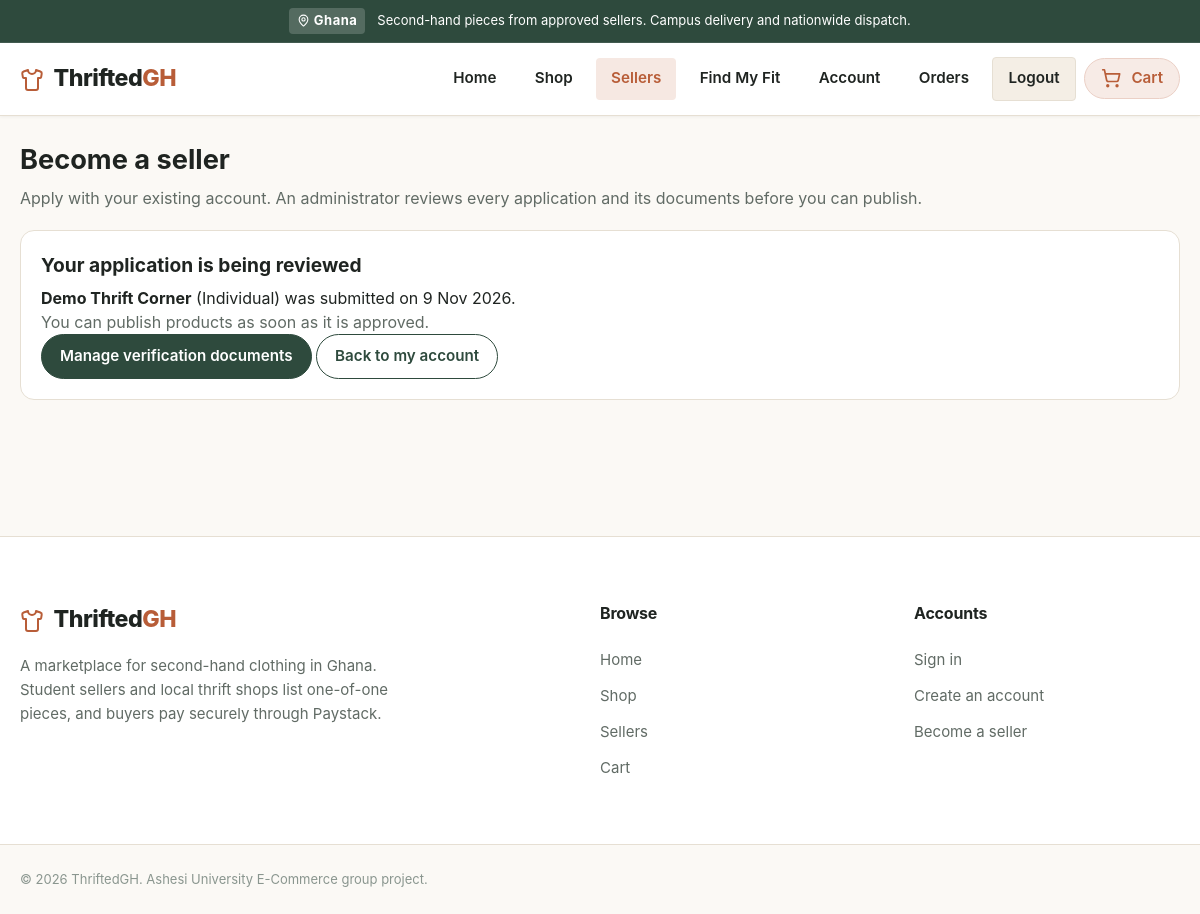
Screenshot of /views/seller/apply.php (signed in) with the database file from the repository.
### tables this page shows
CREATE TABLE seller_applications (
    application_id INT AUTO_INCREMENT PRIMARY KEY,
    user_id INT NOT NULL,
    seller_type ENUM('individual','business') NOT NULL,
    shop_name VARCHAR(120) NOT NULL,
    location VARCHAR(150),
    business_details TEXT,
    status ENUM('pending','approved','rejected')
        NOT NULL DEFAULT 'pending',
    reviewed_by INT NULL,
    reviewed_at DATETIME NULL,
    created_at TIMESTAMP DEFAULT CURRENT_TIMESTAMP,
    FOREIGN KEY (user_id) REFERENCES users(user_id),
    FOREIGN KEY (reviewed_by) REFERENCES users(user_id)
);

### core/auth.php (called while the page is built, shortened)
<?php
require_once __DIR__ . '/db_class.php';
function authCurrentUser()
{
    static $cache = [];
    $userId = isset($_SESSION['user_id']) ? (int)$_SESSION['user_id'] : 0;
    if (!array_key_exists($userId, $cache)) {
        $stmt = Database::getInstance()->prepare('SELECT user_id, full_name, email, phone, role FROM users WHERE user_id = ?');
        $stmt->bind_param('i', $userId);
        $stmt->execute();
        $cache[$userId] = $stmt->get_result()->fetch_assoc() ?: null;
    }
    return $cache[$userId];
}

### core/db_class.php (called while the page is built, shortened)
<?php
class Database {
    private static $instance = null;
    private function __construct() {
        try {
            $this->conn = new mysqli(DB_HOST, DB_USER, DB_PASS, DB_NAME, DB_PORT, DB_SOCKET);
        } catch (Exception $e) {
            throw new RuntimeException("Database connection unavailable", 0, $e);
        }
    }
    public static function getInstance() {
        if (!self::$instance) {
            self::$instance = new Database();
        }
        return self::$instance->conn;
    }
}
?>

### core/guard.php (called while the page is built, shortened)
<?php
require_once __DIR__ . '/paths.php';
require_once __DIR__ . '/helpers.php';
require_once __DIR__ . '/auth.php';
function guardRequireLogin()
{
    $user = authCurrentUser();
    return $user;
}

### classes/SellerClass.php (called while the page is built, shortened)
<?php
require_once __DIR__ . '/../core/db_class.php';
class SellerClass
{
    private $db;
    public function __construct()
    {
        $this->db = Database::getInstance();
    }
    private function fetch($sql, $types = '', array $params = [])
    {
        $stmt = $this->db->prepare($sql);
        if ($types !== '') {
            $stmt->bind_param($types, ...$params);
        }
        $stmt->execute();
        $rows = $stmt->get_result()->fetch_all(MYSQLI_ASSOC);
        return $rows;
    }
    public function getLatestApplication($userId)
    {
        $rows = $this->fetch(
            'SELECT application_id, seller_type, shop_name, location, business_details, status, created_at, reviewed_at
             FROM seller_applications WHERE user_id = ? ORDER BY application_id DESC LIMIT 1',
            'i',
            [(int)$userId]
        );
        return $rows ? $rows[0] : null;
    }
}

### controllers/Seller.php (called while the page is built, shortened)
<?php
require_once __DIR__ . '/Product.php';
require_once __DIR__ . '/../classes/SellerClass.php';
require_once __DIR__ . '/../core/auth.php';
function application_status_ctr($userId)
{
    return (new SellerClass())->getLatestApplication($userId);
}

### core/paths.php (called while the page is built, shortened)
<?php
function tgh_base()
{
    static $base = null;
    if ($base !== null) {
        return $base;
    }
    $script = str_replace('\\', '/', $_SERVER['SCRIPT_NAME'] ?? '/index.php');
    if (preg_match('#^(.*?)/(?:views|actions|payments|scripts)/#', $script, $m)) {
        $root = $m[1];
    } else {
        $root = rtrim(dirname($script), '/');
    }
    return $base = rtrim($root, '/') . '/';
}
function tgh_url($path = '')
{
    return tgh_base() . ltrim((string)$path, '/');
}

### views/seller/apply.php (the view, shortened to what this page needs)
<?php
require_once __DIR__ . '/../../core/guard.php';
require_once __DIR__ . '/../../controllers/Seller.php';
$user = guardRequireLogin();
$application = application_status_ctr($user['user_id']);
?>
<section class="m3-head">
    <h1>Become a seller</h1>
    <p class="m3-muted">Apply with your existing account. An administrator reviews every application and its documents before you can publish.</p>
</section>
<?php if ($application && $application['status'] === 'pending'): ?>
    <div class="m3-panel">
        <h2>Your application is being reviewed</h2>
        <p><strong><?= tgh_e($application['shop_name']) ?></strong> (<?= tgh_e(SellerClass::TYPES[$application['seller_type']] ?? '') ?>) was submitted on <?= tgh_e(date('j M Y', strtotime($application['created_at']))) ?>.</p>
        <p class="m3-muted">You can publish products as soon as it is approved.</p>
        <p>
            <a class="m3-btn" href="<?= tgh_e(tgh_url('views/seller/documents.php')) ?>">Manage verification documents</a>
            <a class="m3-btn m3-btn-ghost" href="<?= tgh_e(tgh_url('views/buyer/dashboard.php')) ?>">Back to my account</a>
        </p>
    </div>
<?php endif; ?>

### css/style.css (style rules this page uses)
:root { --color-primary: #b85d38; --color-primary-hover: #9c4927; --color-secondary: #2e4a3d; --color-secondary-hover: #22372d; --color-accent: #d97706; --color-accent-hover: #b45309; --color-bg: #fbf9f5; --color-surface: #ffffff; --color-surface-muted: #f4eee5; --color-border: #e6dfd3; --color-border-light: #f0eae1; --color-text-main: #1f2421; --color-text-muted: #616b65; --color-text-light: #8a968f; --badge-likenew-bg: #e8f5ec; --badge-likenew-color: #196f3d; --badge-good-bg: #e5f1f8; --badge-good-color: #1b5e8c; --badge-fair-bg: #fff1d6; --badge-fair-color: #b45309; --font-main: -apple-system, BlinkMacSystemFont, "Segoe UI", Roboto, "Helvetica Neue", Arial, sans-serif; --container-max-width: 1200px; --radius-sm: 4px; --radius-md: 8px; --radius-lg: 14px; --radius-full: 9999px; --shadow-subtle: 0 1px 3px rgba(0, 0, 0, 0.05); --shadow-card: 0 4px 12px rgba(31, 36, 33, 0.07); --shadow-hover: 0 8px 24px rgba(31, 36, 33, 0.12); --shadow-modal: 0 16px 40px rgba(0, 0, 0, 0.2); --transition-fast: 0.18s ease; --transition-normal: 0.25s ease; }
*, *::before, *::after { box-sizing: border-box; margin: 0; padding: 0; }
html { scroll-behavior: smooth; }
body { font-family: var(--font-main); font-size: 16px; line-height: 1.6; color: var(--color-text-main); background-color: var(--color-bg); min-height: 100vh; display: flex; flex-direction: column; }
a { color: var(--color-primary); text-decoration: none; transition: color var(--transition-fast); }
.cart-icon { font-size: 1.1rem; }
:root { --m3-ink: var(--color-text-main, #1f2421); --m3-muted: var(--color-text-muted, #616b65); --m3-bg: var(--color-bg, #fbf9f5); --m3-card: var(--color-surface, #ffffff); --m3-line: var(--color-border, #e6dfd3); --m3-accent: var(--color-secondary, #2e4a3d); --m3-accent-dark: var(--color-secondary-hover, #22372d); --m3-clay: var(--color-primary, #b85d38); --m3-danger: #a32d2d; --m3-radius: var(--radius-lg, 14px); }
.m3-wrap h1 { font-size: 1.7rem; margin: 0 0 6px; }
.m3-wrap h2 { font-size: 1.2rem; margin: 0 0 6px; }
.m3-head { margin-bottom: 20px; }
.m3-muted { color: var(--m3-muted); }
.m3-btn { display: inline-block; padding: 10px 18px; border: 1px solid var(--m3-accent); border-radius: 999px; background: var(--m3-accent); color: #fff; font-size: 0.95rem; font-weight: 600; text-decoration: none; cursor: pointer; }
.m3-btn-ghost { background: transparent; color: var(--m3-accent); }
.m3-panel { background: var(--m3-card); border: 1px solid var(--m3-line); border-radius: var(--m3-radius); padding: 20px; }
.tg-icon { width: 1.1em; height: 1.1em; flex: none; vertical-align: -0.2em; }
.brand-icon .tg-icon { width: 1.5rem; height: 1.5rem; color: var(--color-primary); vertical-align: middle; }
.announcement-tag .tg-icon { width: 1em; height: 1em; vertical-align: -0.15em; }
.cart-icon.tg-icon { width: 1.15em; height: 1.15em; margin-right: .2rem; }

### rows the page displays
seller_applications: shop_name "Demo Thrift Corner", seller_type "Individual", created_at "9 Nov 2026"

### other values shown
$label "Home Shop Sellers Find My Fit Account Orders Cart"
